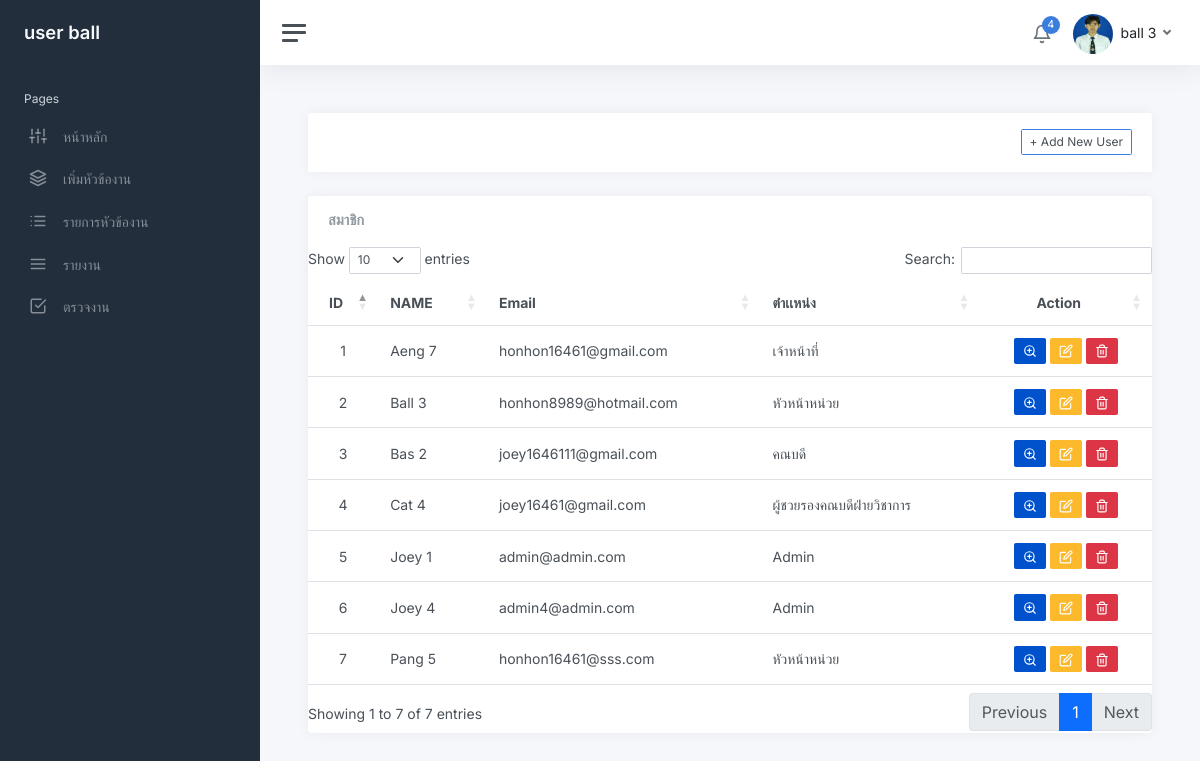
The page /user_list.php (signed in) on the database its author committed.
### tables this page shows
CREATE TABLE `user` (
  `user_id` int(11) NOT NULL,
  `firstname` varchar(200) NOT NULL,
  `lastname` varchar(200) NOT NULL,
  `email` varchar(200) NOT NULL,
  `password` varchar(255) NOT NULL,
  `role_id` int(30) NOT NULL,
  `avatar` varchar(255) NOT NULL,
  `date_created` timestamp NOT NULL DEFAULT current_timestamp() ON UPDATE current_timestamp()
);

CREATE TABLE `position` (
  `role_id` int(30) NOT NULL,
  `position_name` varchar(200) NOT NULL,
  `level` int(30) NOT NULL
);

### user_list.php (the view, shortened to what this page needs)
<?php
    require_once 'connect.php';
?>
<!DOCTYPE html>
<html lang="en">
<?php include "head.php"?>
<body>
<link rel="stylesheet" type="text/css" href="https://cdn.datatables.net/1.13.2/css/dataTables.bootstrap5.min.css"
<?php include "sidebar.php"?>
    <form action="adduser.php" method="post" class="form-horizontal" enctype="multipart/form-data">
        <main class="content">
            <div class="col-lg-12">
                <div class="card card-outline card-success">
                    <div class="container-fluid p-0">
                        <div class="card-header">
                            <div class="d-flex flex-row-reverse bd-highligh">
                                <a class="btn btn-block btn-sm btn-default btn-flat border-primary" data-bs-toggle="modal" data-bs-target="#adduserModal" ><i class="fa fa-plus"></i>  + Add New User</a>
                            </div>
                        </div>
                    </div>
                </div>
            </div>
                                <div class="card ">
                                    <div class="card-header">
                                        <h5 class="card-title mb-0">สมาชิก</h5>
                                    </div>
                                    <table class="table table-hover table-responsive" id="example">
                                        <thead>
                                            <tr>
                                                <th class="text-center">ID</th>
                                                <th class="text-left">NAME</th>
                                                <th class="text-left">Email</th>
                                                <th class="text-left">ตำเเหน่ง</th>
                                                <th class="text-center">Action</th>
                                            </tr>
                                        </thead>
                                        <tbody>
                                        <?php
                                            $i = 1;
                                            $sql = "SELECT *,concat(firstname,' ',lastname) as name FROM user natural join position order by concat(firstname,' ',lastname) asc ";
                                            $qry = $db->query($sql);
                                            $qry->execute();
                                            while ($row = $qry->fetch(PDO::FETCH_ASSOC)){
                                        ?>
                                        <tr>
                                            <td class="text-center"><?php echo $i++ ?></td>
                                            <td class="text-left"><?php echo ucwords($row['name']) ?></td>
                                            <td class="text-left" ><?php echo $row['email'] ?></td>
                                            <td class="text-left" ><?php echo $row['position_name']?></td>
                                            <td class="text-center">
                                             <a class="btn btn-bitbucket btn-sm view_data"  title="ดูรายละเอียด" data-bs-toggle="modal" data-bs-target="#viewusermodal<?php echo $row['user_id']?>" ><i data-feather="zoom-in"></i></a>
                                                <a class="btn btn-warning btn-sm" title="เเก้ไขข้อมูลสมาชิก" href="edituser_page.php?update_id=<?php echo $row['user_id']?>"><i  data-feather="edit"></i></a>
                                                <a class="btn btn-danger btn-sm" title="ลบข้อมูลสมาชิก" href="deleteuser.php?delete_id=<?php echo $row['user_id']?>"><i data-feather="trash-2"></i></a>
                                            </td>
                                        </tr>
                                            <?php } ?>
                                     </tbody>
                                 </table>
                                </div>
        </main>
    </form>
    </body>
</html>

### sidebar.php (shortened to what this page needs)
<?php include "head.php"?>
<?php
            if (isset($_SESSION['user_login'])) {
                $user_id = $_SESSION['user_login'];
			 	$sql = "SELECT * FROM user AS u  natural JOIN position  WHERE u.user_id = $user_id ";
				$stmt = $db->prepare($sql);
                $stmt->execute();
                $row = $stmt->fetch(PDO::FETCH_ASSOC);
				$imageURL = 'img/avatars/'.$row['avatar'];
            }
			$level = $row['level'];
?>
<div class="wrapper">
		<nav id="sidebar" class="sidebar js-sidebar">
			<div class="sidebar-content js-simplebar">
				<a class="sidebar-brand" href="index.php">
				<?php if($level ==  1): ?>
				<span class="align-middle">Admin <?php echo $row['firstname'] ?></span>
				<?php else: ?>
					<span class="align-middle">user <?php echo $row['firstname'] ?></span>
					<?php endif; ?>
				</a>
				<ul class="sidebar-nav">
					<li class="sidebar-header">
						Pages
					</li>
					<li class="sidebar-item">
						<a class="sidebar-link" href="index.php">
              <i class="align-middle" data-feather="sliders"></i> <span class="align-middle">หน้าหลัก</span>
            </a>
					</li>
					<?php if($level != 5 ): ?>
					<li class="sidebar-item">
						<a data-bs-target="#maps" data-bs-toggle="collapse" class="sidebar-link collapsed" aria-expanded="false">
							<i class="align-middle" data-feather="layers"></i>
							 <span class="align-middle">
								เพิ่มหัวข้องาน
							</span>
						</a>
					</li>
					<?php endif; ?>
					<li class="sidebar-item">
						<a data-bs-target="#project_list" data-bs-toggle="collapse" class="sidebar-link collapsed" aria-expanded="false">
							<i class="align-middle" data-feather="list"></i>
							 <span class="align-middle">
							 รายการหัวข้องาน
							</span>
						</a>
					</li>
					 <li class="sidebar-item">
						<a class="sidebar-link" href="report.php">
              <i class="align-middle" data-feather="menu"></i> <span class="align-middle">รายงาน</span>
            </a>
					</li>
					<?php if($level != 5): ?>
					<li class="sidebar-item">
						<a class="sidebar-link" href="checktask_list.php">
              <i class="align-middle" data-feather="check-square"></i> <span class="align-middle">ตรวจงาน</span>
            </a>
			<?php endif; ?>
					</li>
				</ul>
			</div>
		</nav>
		<div class="main">
			<nav class="navbar navbar-expand navbar-light navbar-bg">
				<a class="sidebar-toggle js-sidebar-toggle">
          <i class="hamburger align-self-center"></i>
        </a>
				<div class="navbar-collapse collapse">
					<ul class="navbar-nav navbar-align">
						<li class="nav-item dropdown">
							<a class="nav-icon dropdown-toggle" href="#" id="alertsDropdown" data-bs-toggle="dropdown">
								<div class="position-relative">
									<i class="align-middle" data-feather="bell"></i>
									<span class="indicator">4</span>
								</div>
							</a>
						</li>
						<li class="nav-item dropdown">
							<a class="nav-link dropdown-toggle d-none d-sm-inline-block" href="#" data-bs-toggle="dropdown">
                	<img src="<?php echo $imageURL ?>" class="avatar rounded-circle rounded me-1" alt="" > <span class="text-dark"> <?php echo $row['firstname'] . ' ' . $row['lastname'] ?></span>
              </a>
						</li>
					</ul>
				</div>
			</nav>

### css/multi_select.css (style rules this page uses)
body { font-family: 'Courier New', Courier, monospace; font-size: 14px; }

### rows shown on the page
user: firstname "ball", avatar (picture), lastname "3", name "Ball 3", email "honhon8989@hotmail.com", role.position_name "หัวหน้าหน่วย"
user: name "Aeng 7", email "honhon16461@gmail.com", role.position_name "เจ้าหน้าที่"
user: name "Bas 2", email "joey1646111@gmail.com", role.position_name "คณบดี"
user: name "Cat 4", email "joey16461@gmail.com", role.position_name "ผู้ชวยรองคณบดีฝ่ายวิชาการ"
user: name "Joey 1", email "admin@admin.com", role.position_name "Admin"
user: name "Joey 4", email "admin4@admin.com", role.position_name "Admin"
user: name "Pang 5", email "honhon16461@sss.com", role.position_name "หัวหน้าหน่วย"
